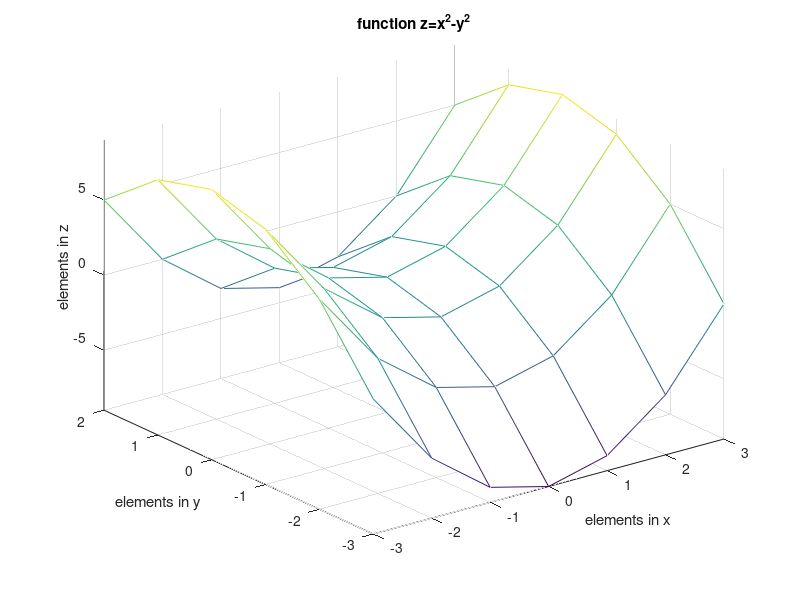

This chart was generated by the following MATLAB code:
% -----------------------------------------------------
% plotting3d_mesh.m
% -----------------------------------------------------
% Write a program that computes and plots given function
% as a 3D mesh or surface plot
% -----------------------------------------------------
% Notes: None. 
% -----------------------------------------------------
% Priya Thamburaj Goeser
% Original: January 10th 2011
% Modified: March 5th 2012
% Copyright (c) 2012 Priya Thamburaj Goeser. 
% All Rights Reserved.
%------------------------------------------------------

% Clear all variables and clear the command window
clear all 
clc

% Close all open figure windows
close all

% define the coordinates along x and y
x=[-3:1:3];
y=[-3:1:2];

% define the coordinates along the x-y plane
[xx,yy]=meshgrid(x,y)

% define and compute the given function along the x-y coordinates
zz=xx.^2 - yy.^2;

% plot the function as a 3D mesh or surface
figure
mesh(xx,yy,zz)      % change to surf to see the difference
title('function z=x^2-y^2');
xlabel('elements in x');
ylabel('elements in y');
zlabel('elements in z');
axis tight
shading interp
